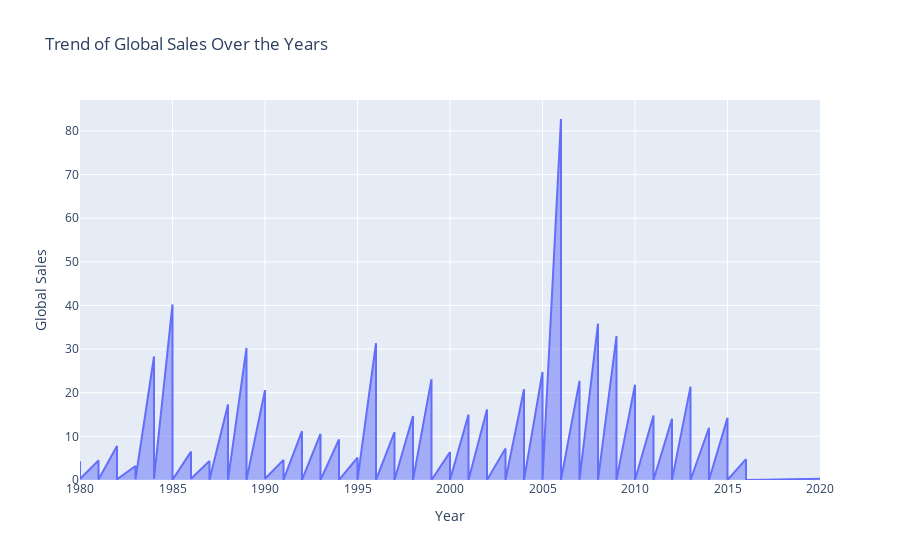

Write notebook code for a chart like this one.
### Markdown cell above
Q3 creating the area chart

### Code cell
fig = px.area(vg, x='Year', y='Global_Sales', title='Trend of Global Sales Over the Years')

fig.update_xaxes(title_text='Year')
fig.update_yaxes(title_text='Global Sales')

fig.show()

### Figure 1 — Plotly figure (JSON) as saved in the notebook; plotly's stock layout.template omitted (floating-point values rounded to 4 significant figures; data arrays with more than 128 entries replaced by an {"elided": "..."} marker saying what was removed)
{"data": [{"fillpattern": {"shape": ""}, "hovertemplate": "Year=%{x}<br>Global_Sales=%{y}<extra></extra>", "legendgroup": "", "line": {"color": "#636efa"}, "marker": {"symbol": "circle"}, "mode": "lines", "name": "", "orientation": "v", "showlegend": false, "stackgroup": "1", "type": "scatter", "x": {"elided": "16291 int values"}, "xaxis": "x", "y": {"elided": "16291 float values"}, "yaxis": "y"}], "layout": {"legend": {"tracegroupgap": 0}, "title": {"text": "Trend of Global Sales Over the Years"}, "xaxis": {"anchor": "y", "domain": [0, 1], "title": {"text": "Year"}}, "yaxis": {"anchor": "x", "domain": [0, 1], "title": {"text": "Global Sales"}}}}
